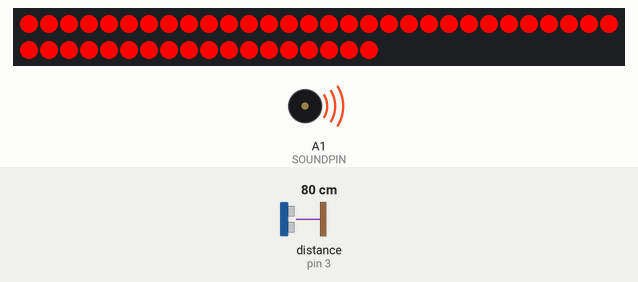
This sketch was run on a simulated Arduino Uno, built with avr-gcc and run on an emulated ATmega328P. Parts: 48 RGB LEDs in strip order, left to right, continuing on the next row, buzzer (waves = sounding). Wiring (inferred from the names in the program): range finder with pulse-width output: data pin 3. The inputs (shaded band) are chosen by the test bench; at power-on: distance to the obstacle (sensor on pin 3) 80 cm.

Above: at 1.23 s.
1.3 s: distance to the obstacle (sensor on pin 3) set to 68 cm
At 2.2 s:
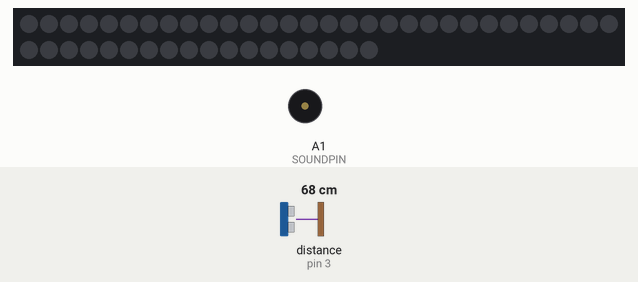
2.9 s: distance to the obstacle (sensor on pin 3) set to 63 cm
Timing chart, 0 to 5.9 s (numbered marks = the images above; inputs shaded):
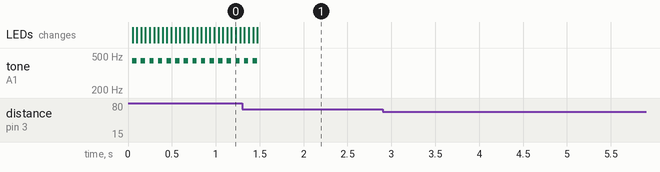

The sketch:

Arduino_Micro_Code.ino
```cpp
#include "Maxbotix/Maxbotix.h"   // Library of Sonic Rangefinder
#include "NeoPixel/Neopixel.h"   // Library of LED Ring

#define SONIC_SENSOR_PIN 3  // Pin where the Sonic Rangefinder Controller is
#define SOUNDPIN A1         // Pin where the buzzer signal will be sent
#define SOUNDFREQ 440       // Sound Frequency of Buzzer
#define LEDPIN A0           // Pin where warning NeoPixel ring is
#define NUMPIXELS 48        // Total number of pixels in all NeoPixel rings
#define MAXDIST 200         // Maximum distance (in cm) to be "too far away from door"
#define SAMPLE_SIZE 30      // Number of samples to analyze to decide if warning should continue ringing
                            // (affects how long someone needs to be stopped or distancing from door for the warning to stop)
#define KERNEL_SIZE 10      // Size of the low-pass filter
                            // (bigger kernel yields less noise but more response latency)


//#define DEBUG             // Activate all debug messages
//#define DEBUG_APPROACH    // Activate debug messages of the approaching handler
//#define DEBUG_FILTER      // Activate debug messages of the low pass filter
//#define DEBUG_WARNING     // Activate debug messages of the LED and buzzer controller


/***************************************************
 *  Functions, Enums and Global Vars declaration   *
 ***************************************************/
float lerp(float A, float B, float i);        // Linear Interpolation from A to B controlled by i [0-1]
void toggleWarning();                         // Toggles the warning state (turn LEDs and buzzer on and off)
void solid(uint8_t R, uint8_t G, uint8_t B);  // Puts all LEDs of the ring with the same color (0,0,0 to turn off)
void pushToFilter(float value);               // Add the next read value of distance in to the low pass filter kernel
float updateMean();                           // Updates the global var treatedRange with the new filtered value (and returns its value)

enum ObjectState {    // Enum of possible movements of a detected person
    APPROACHING,
    STOPPED,
    DISTANCING
};

Maxbotix rangeSensorPW(SONIC_SENSOR_PIN, Maxbotix::PW, Maxbotix::LV, Maxbotix::NONE);     // For using the sonic rangefinder
Adafruit_NeoPixel pixels = Adafruit_NeoPixel(NUMPIXELS, LEDPIN, NEO_GRB + NEO_KHZ800);    // For controlling LED ring
float ranges[KERNEL_SIZE];      // Kernel for low pass filter (array with last KERNEL_SIZE measures)
float treatedRange;             // Range after filtering
ObjectState state = STOPPED;    // Actual movement of the person


/********************************
 *  Arduino-Specific Functions  *
 ********************************/
void setup() {
  #if defined(DEBUG) || defined(DEBUG_APPROACH) || defined(DEBUG_FILTER) || defined(DEBUG_WARNING)
  {
    Serial.begin(9600);
    while(!Serial);
  }
  #endif // DEBUG || DEBUG_APPROACH || DEBUG_FILTER || DEBUG_WARNING
    pixels.begin();
    pinMode(SOUNDPIN, OUTPUT);
} // setup

void loop() {
    static byte notApproachingCount = 0;   // For controlling when to stop the warning even within danger range
    static byte approachingCount = 0;      // For controlling when to re-start the warning

    pushToFilter(rangeSensorPW.getRange());         // Distance (in cm) of closest detected object from Sonic Rangefinder
    float delta = -(treatedRange - updateMean());   // Change in the distance from last measurement

    // A delta of more than 26 cm every 25ms (approx. 10 m/s) is probably an error on the detected distance
    if (delta > -26 && delta < 26) {    // so we just ignore that case
        if (delta < -1.5) {             // Someone is approaching if its distance is decreasing by more than 1.5 cm
            state = APPROACHING;
        } else if (delta > 1.5) {       // Someone is distancing if its distance is increasing by more than 1.5 cm
            state = DISTANCING;
        } else if (delta > -0.5 && delta < 0.5) { // Someone stopped moving if its distance is changing by less than 0.5
            state = STOPPED;
        } // if-2x_else_if delta
    } // if |delta| > 26
  #if defined(DEBUG) || defined(DEBUG_FILTER)
  {
    for(int i = 0; i < KERNEL_SIZE-1; i++) {
      Serial.print(ranges[i]);Serial.print(" | ");
    }
    Serial.println(ranges[KERNEL_SIZE-1]);
    Serial.print("Mean: ");Serial.println(treatedRange);
    Serial.print("delta: ");Serial.println(delta);
  }
  #endif // DEBUG || DEBUG_FILTER
  #if defined(DEBUG) || defined(DEBUG_FILTER) || defined(DEBUG_APPROACH)
  {
    Serial.print("State: ");Serial.println(APPROACHING==state? "Approaching" : STOPPED==state? "Stopped" : "Distancing");
  }
  #endif // DEBUG || DEBUG_FILTER || DEBUG_APPROACH
  #if defined(DEBUG) || defined(DEBUG_APPROACH)
  {
    Serial.print("approachingCount = ");Serial.println(approachingCount);
    Serial.print("notApproachingCount = ");Serial.println(notApproachingCount);
  }
  #endif // DEBUG || DEBUG_APPROACH
    if (APPROACHING == state) {         // If person is approaching
        // Increase counter of consecutive times the person is approaching
        approachingCount = approachingCount<2?approachingCount+1:2;
        if (approachingCount >= 2) {    // If the counter is >= 2, it's not due to noise
            notApproachingCount = 0;    // Reset counter of consecutive times the person is stopped or distancing
        }
    } else {      // If person is not approaching (i.e. it's stopped or distancing)
        // Increase counter of consecutive times the person is not approaching
        notApproachingCount = notApproachingCount<SAMPLE_SIZE?notApproachingCount+1:SAMPLE_SIZE;
        approachingCount = 0;           // Reset counter of consecutive times the person is approaching
    } // if-else approaching == state

    // If person is too far OR not approaching for SAMPLE_SIZE consecutive readings, turns off warning
    if (treatedRange > MAXDIST || notApproachingCount >= SAMPLE_SIZE) {
        noTone(SOUNDPIN);   // Turn buzzer off
        solid(0,0,0);       // Turn LED ring off
    } else {      // Turn warning on otherwise
        /*  The program enters this section in the following conditions
         * - When the distance of person is smaller than MAXDIST, AND
         * - one of the following happens:
         *  -- The person is approaching
         *  -- OR, the person is stopped/distancing for less than SAMPLE_SIZE consecutive readings
         */
        float period = lerp(0, 100, treatedRange/MAXDIST);   // Toggle period in ms, linearly interpolated by the distance
        static unsigned long t_start = 0;     // Stores when warning state changes
        unsigned long m = millis();           // Stores when was the last time the code went through this part
      #if defined(DEBUG) || defined(DEBUG_WARNING)
      {
        Serial.print("LED delay: ");Serial.print(period);Serial.println("\tms.\t");
        Serial.print("t_start: ");Serial.print(t_start);Serial.print("\tms.\t");
        Serial.print("m: ");Serial.print(m);Serial.print("\tms.\t");
        Serial.print("m-t_start: ");Serial.print(m-t_start);Serial.println("\tms.\t");
        Serial.println();
      }
      #endif // DEBUG || DEBUG_WARNING
        if(m - t_start >= period) {     // Toggle LED ring and buzzer if the last time that that happened was more than period ms ago
            t_start = millis();
            toggleWarning();
        } // if toggle
    } // else turn warning on
  #if defined(DEBUG) || defined(DEBUG_APPROACH) || defined(DEBUG_FILTER) || defined(DEBUG_WARNING)
  {
    Serial.println("\n-----------------------------------------------\n");
  }
  #endif // DEBUG || DEBUG_APPROACH || DEBUG_FILTER || DEBUG_WARNING
} // loop


/*******************
 *  Our Functions  *
 *******************/
float lerp(float a, float b, float i) {   // Linear Interpolation from A to B controlled by i [0-1]
    return (1-i)*a + i*b;
}

void toggleWarning() {      // Toggles the warning state (turn LEDs and buzzer on and off)
    static boolean warningOn = false;    // Controls the warning intermitence

    if (warningOn) {
        noTone(SOUNDPIN);
        solid(0,0,0);
    } else {
        tone(SOUNDPIN, SOUNDFREQ);
        solid(255,0,0);       // Brightest red possible
    }
    warningOn = !warningOn;
}

void solid(uint8_t R, uint8_t G, uint8_t B) {     // Puts all LEDs of the ring with the same color (0,0,0 to turn off)
    for (int i = 0; i<NUMPIXELS; i++) {
        pixels.setPixelColor(i, pixels.Color(R,G,B));
    }
    pixels.show();
}

void pushToFilter(float value) {      // Add the next read value of distance in to the low pass filter kernel
    for(int i = 0; i<KERNEL_SIZE-1; i++){   // Shifts all values 1 position to the left in the array
        ranges[i] = ranges[i+1];
    }
    ranges[KERNEL_SIZE-1] = value;
}

float updateMean() {      // Updates the global var treatedRange with the new filtered value (and returns its value)
    float m = 0;

    for(int i = 0; i<KERNEL_SIZE; i++){     // Sums the array
        m+=ranges[i];
    }
    return treatedRange = m/KERNEL_SIZE;
}
```

Maxbotix.h
```cpp
#ifndef Maxbotix_h
#define Maxbotix_h

// Configuration
//#define MAXBOTIX_WITH_SOFTWARE_SERIAL 1

#include <Arduino.h>
#ifdef MAXBOTIX_WITH_SOFTWARE_SERIAL
#include "RxSoftwareSerial.h"
#endif

class Maxbotix
{
public:
    // models
    typedef enum {
        LV,
        XL,
        HRLV
    }
    MAXBOTIX_MODEL_t;

    // inputs
    typedef enum {
        PW,
        AN,
#ifdef MAXBOTIX_WITH_SOFTWARE_SERIAL
        TX
#endif
    }
    MAXBOTIX_INPUT_t;

    // filters
    typedef enum {
        NONE,
        MEDIAN,
        HIGHEST_MODE,
        LOWEST_MODE,
        BEST,
        SIMPLE
    }
    MAXBOTIX_FILTER_t;

    // init/delete
    Maxbotix(uint8_t pin, MAXBOTIX_INPUT_t input, MAXBOTIX_MODEL_t model, MAXBOTIX_FILTER_t filter = NONE,
             uint8_t sample_size = 0);
#ifdef MAXBOTIX_WITH_SOFTWARE_SERIAL
    Maxbotix(Stream* serial, MAXBOTIX_MODEL_t model, MAXBOTIX_FILTER_t filter = NONE, uint8_t sample_size = 0);
#endif
    ~Maxbotix();

    // simple api
    float getRange();
    uint8_t getSampleSize()
    {
        return sample_size;
    };

    // advanced api
    void readSample();
    float* getSample()
    {
        return sample;
    };
    float getSampleMedian();
    float getSampleMode(bool highest = true);
    float getSampleBest();

    // getters
    MAXBOTIX_MODEL_t getModel()
    {
        return model;
    }
    MAXBOTIX_INPUT_t getInput()
    {
        return input;
    }
    MAXBOTIX_FILTER_t getFilter()
    {
        return filter;
    }

    // setters
    void setADSampleDelay(uint8_t delay)
    {
        ad_sample_delay = delay;
    }

    // utilities
    static float toCentimeters(float inches)
    {
        return 2.54 * inches;
    };
    static float toInches(float centimeters)
    {
        return centimeters / 2.54;
    };

private:
    // config variables
    uint8_t pin;
    MAXBOTIX_INPUT_t input;
    MAXBOTIX_MODEL_t model;
    MAXBOTIX_FILTER_t filter;
    uint8_t sample_size;
    uint8_t ad_sample_delay;
    Stream* serial;

    // core
    float* sample;
    void init();
    float readSensor();
    unsigned short readSensorSerial(uint8_t length);
    void pushToSample(float value);
    void sortSample();
};

#endif
```

Measured:
- after the input at 2.9 s, every drawn part: stays the same
- by itself, tone on A1 (SOUNDPIN): alternates 440 Hz for 0.05 s and silent for 0.05 s, 4 changes in all, then stays silent
